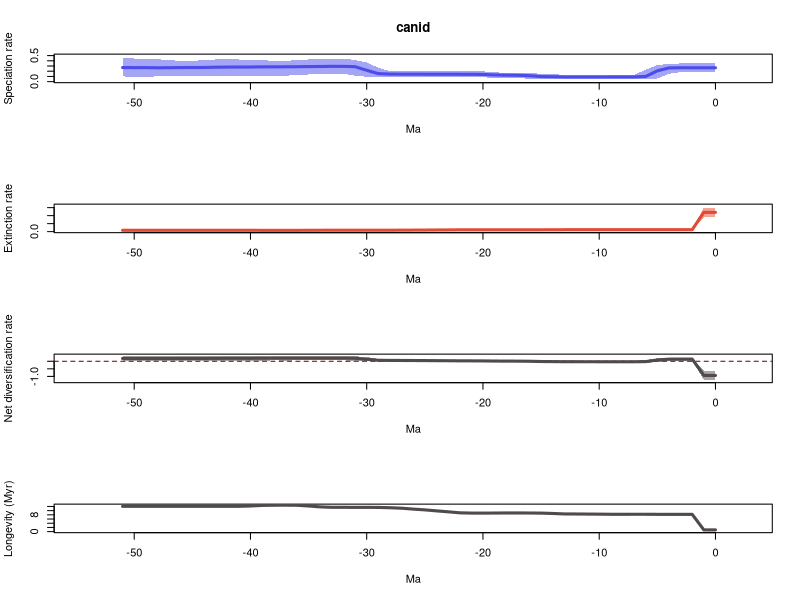

R code for this plot:
# 1 files combined:
# 	/home/eeb177-student/Desktop/eeb-177/lab-work/exercise-9/longer-pyrate-run/pyrate_mcmc_logs/canid_occ_1_marginal_rates.log

# 95% HPDs calculated using code from Biopy (https://www.cs.auckland.ac.nz/~yhel002/biopy/)

pdf(file='/home/eeb177-student/Desktop/eeb-177/lab-work/exercise-9/longer-pyrate-run/pyrate_mcmc_logs/canid_occ_1_marginal_rates_RTT.pdf',width=0.6*9, height=16.8)
par(mfrow=c(4,1))
library(scales)
L_hpd_m95=c(0.181545506001, 0.181545506001,0.181545506001,0.181545506001,0.150732134259,0.0611907085606,0.0416420701057,0.044806799686,0.044806799686,0.044806799686,0.0416420701057,0.0416420701057,0.0416420701057,0.044806799686,0.044806799686,0.0484150282926,0.05558322059,0.067118008268,0.0663277270527,0.0693363268708,0.0839201985138,0.0923110240921,0.0923110240921,0.0940254955701,0.0940254955701,0.0954216336871,0.0940254955701,0.0940254955701,0.0866277462364,0.0911910337848,0.0944983693523,0.11504820039,0.149595211177,0.15226380904,0.137416407333,0.137416407333,0.12318532458,0.115646446635,0.115646446635,0.115646446635,0.106295385908,0.110537880573,0.110537880573,0.115646446635,0.106295385908,0.105909030411,0.105909030411,0.105909030411,0.101660174749,0.0906378128495,0.0879658739899,0.101660174749)
L_hpd_M95=c(0.349276391364, 0.349276391364,0.349276391364,0.349276391364,0.342212860091,0.316477040328,0.227567799992,0.132845175773,0.132845175773,0.132845175773,0.12675430072,0.12675430072,0.12675430072,0.130227636752,0.145421569703,0.151846341323,0.16335550593,0.171132928241,0.171132928241,0.178232490061,0.198675010572,0.198675010572,0.198675010572,0.198675010572,0.198675010572,0.202447365606,0.202447365606,0.202447365606,0.20154063832,0.268117987521,0.367133828384,0.416169435113,0.441791789476,0.441791789476,0.425918164071,0.425918164071,0.409752298202,0.403058862368,0.403058862368,0.409154147531,0.409752298202,0.425918164071,0.425918164071,0.425918164071,0.409752298202,0.403058862368,0.403058862368,0.409752298202,0.432748078708,0.443858356244,0.443858356244,0.462117005784)
M_hpd_m95=c(0.891842068706, 0.891842068706,0.0974562050843,0.0974562050843,0.0974562050843,0.0974562050843,0.0964388767896,0.0964388767896,0.0964388767896,0.0964388767896,0.0970122250842,0.0964388767896,0.0964388767896,0.0947960366121,0.0847819894714,0.081206853899,0.081206853899,0.081206853899,0.081206853899,0.0792620476465,0.081206853899,0.081206853899,0.0769809198134,0.0635495365953,0.0595578251987,0.0594561130304,0.0516471770028,0.0559594435563,0.0482389703674,0.0516471770028,0.0516471770028,0.0516471770028,0.0521283618525,0.0521283618525,0.0482389703674,0.0355423688607,0.0233714924014,0.0233714924014,0.0233714924014,0.0233714924014,0.0244261234739,0.0233714924014,0.0233714924014,0.0233714924014,0.0233714924014,0.0233714924014,0.0233714924014,0.0233714924014,0.0233714924014,0.0233714924014,0.0233714924014,0.0233714924014)
M_hpd_M95=c(1.50265446044, 1.50265446044,0.152653011093,0.152653011093,0.152653011093,0.152653011093,0.151113060575,0.151113060575,0.151113060575,0.151113060575,0.153160172445,0.153160172445,0.153160172445,0.153160172445,0.143680466012,0.13706452818,0.13706452818,0.13706452818,0.13706452818,0.13706452818,0.13848298791,0.13848298791,0.13848298791,0.137728983216,0.13666263083,0.136545202425,0.125640673618,0.125403246354,0.120465592615,0.125403246354,0.125403246354,0.125403246354,0.125403246354,0.125403246354,0.125403246354,0.125403246354,0.118236237691,0.117474198516,0.11993202334,0.123169103178,0.133764484408,0.134735424514,0.134735424514,0.134735424514,0.134735424514,0.134735424514,0.134735424514,0.134735424514,0.134735424514,0.134735424514,0.134735424514,0.134735424514)
R_hpd_m95=c(-1.22462835399, -1.22462835399,0.0440891419341,0.0440891419341,0.0346396738876,-0.0669712068644,-0.0923783145701,-0.0900679596175,-0.0900679596175,-0.0900679596175,-0.0900679596175,-0.081688586635,-0.0830911568609,-0.0900679596175,-0.0776983267333,-0.0729138568252,-0.0617199912411,-0.0451609612047,-0.0492316855071,-0.0430915969983,-0.0451609612047,-0.0196678124739,-0.0196678124739,-0.0196678124739,-0.0194375731859,-0.0100040973159,-0.0100040973159,-0.0110671579374,-0.0110671579374,-0.0161701224157,-0.00232149701075,0.0433002041134,0.0542954652856,0.0596488877601,0.0616285002459,0.0596488877601,0.0575903177662,0.0444058849758,0.0596488877601,0.033993105313,0.0161998760868,0.0191350957848,0.0191350957848,0.0191350957848,0.0161998760868,0.0217774002559,0.0217774002559,0.0217774002559,-0.00962478711417,-0.00962478711417,-0.00962478711417,-0.00962478711417)
R_hpd_M95=c(-0.617001865251, -0.617001865251,0.231163272411,0.231163272411,0.231540112301,0.202414208345,0.0826064278019,0.0167911558325,0.0157575258231,0.0157575258231,0.0180553866375,0.0262812035614,0.0228553806231,0.0206157141311,0.0346396738876,0.0504566807248,0.0579467880923,0.065308280303,0.065308280303,0.0760038532573,0.0803651532329,0.0983225215475,0.0983225215475,0.0983225215475,0.0998436411777,0.114253734522,0.114253734522,0.115823318769,0.124175963538,0.165638845004,0.280979737019,0.337353723877,0.352196125457,0.347456035327,0.352196125457,0.352196125457,0.347456035327,0.347456035327,0.362964541188,0.347456035327,0.347456035327,0.354553612645,0.354553612645,0.354553612645,0.347456035327,0.354553612645,0.354553612645,0.354553612645,0.337121080205,0.354553612645,0.354553612645,0.367558011005)
L_mean=c(0.266745397011, 0.266745397011,0.266745397011,0.266954286674,0.263417446344,0.207037176723,0.0995135540075,0.0903006997588,0.0903006997588,0.0903006997588,0.0897991913433,0.0897399827508,0.0897772029784,0.0899109411542,0.0945336579939,0.0974460669946,0.114079184879,0.12193013622,0.124061791805,0.128499934007,0.138038770081,0.140905787147,0.141518670526,0.141856347196,0.141856347196,0.142516488732,0.143280469461,0.143649292826,0.14460829345,0.154053149459,0.217816436731,0.286905092975,0.293623476065,0.293897737688,0.290391330403,0.289792962579,0.286338566035,0.285107643245,0.284030362284,0.283512509111,0.280836239446,0.281011522307,0.279378394385,0.276859858063,0.272149411535,0.271796678788,0.270249893273,0.267921854109,0.266221461134,0.269173086603,0.269277924747,0.270770984477)
M_mean=c(1.20368715921, 1.20368715921,0.121451286807,0.121451286807,0.121451286807,0.121412038189,0.120937158761,0.120937158761,0.120961673589,0.121017116105,0.120108107607,0.119598008488,0.119090251209,0.118604034106,0.115589193086,0.113397361877,0.112715114435,0.112527144843,0.112374768566,0.113006858755,0.113261729003,0.113177587209,0.111577645997,0.105878276521,0.101052866641,0.096451920781,0.0932132617277,0.0895919694032,0.0878184052668,0.0866676769943,0.0865727422023,0.0865727422023,0.0862938429656,0.0862938429656,0.0848552779852,0.0818767422137,0.0796297528525,0.0793530144555,0.0794585448527,0.0800259956788,0.0818612179036,0.0828616168529,0.0828616168529,0.0828616168529,0.0828616168529,0.0828616168529,0.0828616168529,0.0828616168529,0.0828616168529,0.0828616168529,0.0828616168529,0.0828616168529)
R_mean=c(-0.936941762199, -0.936941762199,0.145294110204,0.145502999867,0.141966159537,0.0856251385342,-0.0214236047536,-0.0306364590023,-0.0306609738301,-0.0307164163462,-0.0303089162637,-0.0298580257374,-0.0293130482303,-0.0286930929514,-0.0210555350921,-0.0159512948823,0.00136407044411,0.00940299137712,0.0116870232388,0.0154930752522,0.0247770410777,0.0277281999375,0.0299410245299,0.0359780706745,0.0408034805549,0.0460645679514,0.0500672077335,0.0540573234233,0.0567898881833,0.0673854724651,0.131243694529,0.200332350773,0.207329633099,0.207603894722,0.205536052418,0.207916220365,0.206708813182,0.20575462879,0.204571817432,0.203486513432,0.198975021542,0.198149905454,0.196516777532,0.19399824121,0.189287794682,0.188935061935,0.18738827642,0.185060237256,0.183359844282,0.18631146975,0.186416307894,0.187909367624)
trans=0.5
age=(0:(52-1))* -1
plot(age,age,type = 'n', ylim = c(0, 0.508328706362), xlim = c(-54.6,2.6), ylab = 'Speciation rate', xlab = 'Ma',main='canid' )
polygon(c(age, rev(age)), c(L_hpd_M95, rev(L_hpd_m95)), col = alpha("#4c4cec",trans), border = NA)
lines(rev(age), rev(L_mean), col = "#4c4cec", lwd=3)
plot(age,age,type = 'n', ylim = c(0, 1.65291990648), xlim = c(-54.6,2.6), ylab = 'Extinction rate', xlab = 'Ma' )
polygon(c(age, rev(age)), c(M_hpd_M95, rev(M_hpd_m95)), col = alpha("#e34a33",trans), border = NA)
lines(rev(age), rev(M_mean), col = "#e34a33", lwd=3)
plot(age,age,type = 'n', ylim = c(-1.34709118939, 0.404313812106), xlim = c(-54.6,2.6), ylab = 'Net diversification rate', xlab = 'Ma' )
abline(h=0,lty=2,col="darkred")
polygon(c(age, rev(age)), c(R_hpd_M95, rev(R_hpd_m95)), col = alpha("#504A4B",trans), border = NA)
lines(rev(age), rev(R_mean), col = "#504A4B", lwd=3)
plot(age,age,type = 'n', ylim = c(0, max(1/M_mean)), xlim = c(-54.6,2.6), ylab = 'Longevity (Myr)', xlab = 'Ma' )
lines(rev(age), rev(1/M_mean), col = "#504A4B", lwd=3)
n <- dev.off()